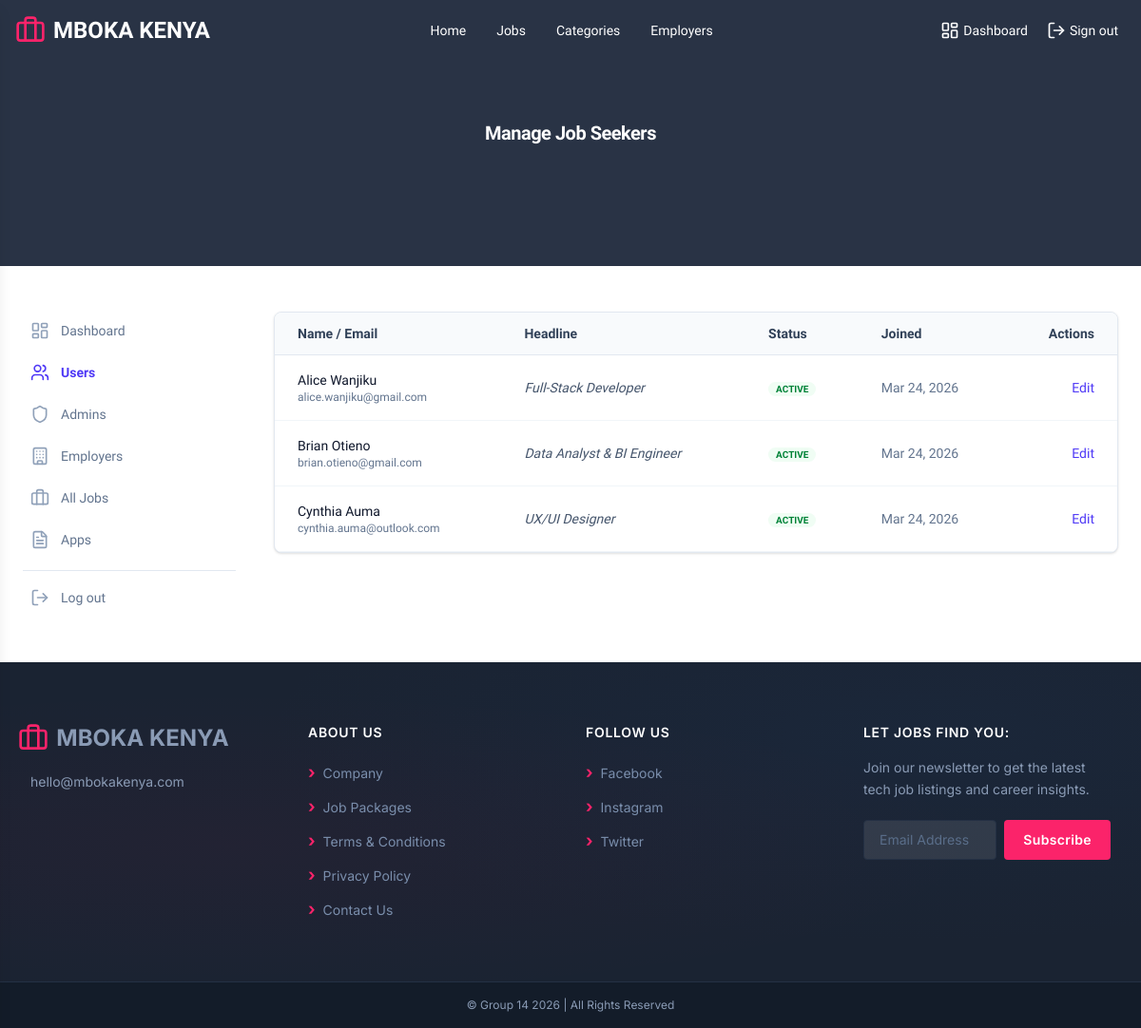
Page /admin/users (signed in) on the committed database.
### tables this page shows
CREATE TABLE job_seeker_profiles (
    profile_id  INT AUTO_INCREMENT PRIMARY KEY,
    user_id     INT UNIQUE NOT NULL,
    full_name   VARCHAR(100) NOT NULL,
    headline    VARCHAR(200),
    skills      TEXT,
    location    VARCHAR(100),
    bio         TEXT,
    resume_path VARCHAR(300),
    FOREIGN KEY (user_id) REFERENCES users(user_id) ON DELETE CASCADE
);

CREATE TABLE users (
    user_id       INT AUTO_INCREMENT PRIMARY KEY,
    email         VARCHAR(150) UNIQUE NOT NULL,
    password_hash VARCHAR(255) NOT NULL,
    role          ENUM('seeker','employer','admin') NOT NULL,
    status        ENUM('active','inactive') DEFAULT 'active',
    created_at    DATETIME DEFAULT CURRENT_TIMESTAMP
);

### views/admin/users.php (the view, shortened to what this page needs)
<?php
$db = getDB();
$stmt = $db->query("
    SELECT u.user_id, u.email, u.status, u.created_at, p.full_name, p.headline
    FROM users u
    LEFT JOIN job_seeker_profiles p ON u.user_id = p.user_id
    WHERE u.role = 'seeker'
    ORDER BY u.created_at DESC
");
$seekers = $stmt->fetchAll();
include_once __DIR__ . '/../partials/header.php';
?>
<section class="relative w-full overflow-hidden" style="height:280px;">
    <div class="absolute inset-0" style="background: #1e293b; opacity:0.95;"></div>
    <div class="absolute inset-0 flex items-center justify-center z-10">
        <h1 class="text-xl font-bold text-white tracking-tight">Manage Job Seekers</h1>
    </div>
</section>
<div class="max-w-7xl w-full mx-auto px-6 py-12 flex flex-col lg:flex-row gap-10">
    <?php include_once __DIR__ . '/../partials/sidebar.php'; ?>
    <main class="flex-1">
        <div class="bg-white rounded-lg border border-slate-200 overflow-hidden shadow-sm">
            <div class="overflow-x-auto">
                <table class="w-full text-sm text-left">
                    <thead class="bg-slate-50 border-b border-slate-200">
                        <tr>
                            <th class="px-6 py-3 font-semibold text-slate-700">Name / Email</th>
                            <th class="px-6 py-3 font-semibold text-slate-700">Headline</th>
                            <th class="px-6 py-3 font-semibold text-slate-700">Status</th>
                            <th class="px-6 py-3 font-semibold text-slate-700">Joined</th>
                            <th class="px-6 py-3 font-semibold text-slate-700 text-right">Actions</th>
                        </tr>
                    </thead>
                    <tbody>
                        <?php foreach ($seekers as $s): ?>
                            <tr class="border-b border-slate-100 hover:bg-slate-50 transition-colors">
                                <td class="px-6 py-4">
                                    <div class="font-medium text-slate-900"><?php echo htmlspecialchars($s['full_name'] ?? 'N/A'); ?></div>
                                    <div class="text-xs text-slate-500"><?php echo htmlspecialchars($s['email']); ?></div>
                                </td>
                                <td class="px-6 py-4 text-slate-600 italic"><?php echo htmlspecialchars($s['headline'] ?? '-'); ?></td>
                                <td class="px-6 py-4">
                                    <span class="px-2 py-0.5 rounded-full text-[10px] font-bold uppercase <?php echo $s['status'] === 'active' ? 'bg-green-50 text-green-700' : 'bg-red-50 text-red-700'; ?>">
                                        <?php echo $s['status']; ?>
                                    </span>
                                </td>
                                <td class="px-6 py-4 text-slate-500"><?php echo date('M d, Y', strtotime($s['created_at'])); ?></td>
                                <td class="px-6 py-4 text-right">
                                    <button class="text-indigo-600 hover:underline">Edit</button>
                                </td>
                            </tr>
                        <?php endforeach; ?>
                    </tbody>
                </table>
            </div>
        </div>
    </main>
</div>
<?php include_once __DIR__ . '/../partials/footer.php'; ?>

### index.php (shortened to what this page needs)
<?php
$routes = [
    ['GET',  '/',               'views/home.php',           null],
    ['GET',  '/dashboard',      null,                       'handleDashboardRedirect'],
    ['GET',  '/jobs',           'views/jobs.php',           null],
    ['GET',  '/categories',           'views/categories.php',           null],
    ['GET',  '/jobs/:id',       'views/job-single.php',     null],
    ['GET',  '/employers',      'views/employers.php',      null],
    ['GET',  '/post-a-job',     'views/post-a-job.php',     'requireEmployerWithProfile'],
    ['POST', '/post-a-job',     'php/functions/store-job.php', 'requireEmployerWithProfile'],
    ['GET',  '/login',          'views/login.php',          'requireGuest'],
    ['POST', '/login',          'php/function/login.php',  'requireGuest'],
    ['GET',  '/register',       'views/register.php',       'requireGuest'],
    ['POST', '/register',       'php/functions/register.php', 'requireGuest'],
    ['GET',  '/seeker/dashboard',      'views/seeker/dashboard.php',      'requireSeekerWithProfile'],
    ['GET',  '/seeker/saved-jobs',      'views/seeker/saved-jobs.php',      'requireSeekerWithProfile'],
    ['GET',  '/seeker/applications',      'views/seeker/applications.php',      'requireSeekerWithProfile'],
    ['GET',  '/seeker/profile',      'views/seeker/profile.php',      'requireSeeker'],
    ['GET',  '/employer/dashboard',      'views/employer/dashboard.php',      'requireEmployerWithProfile'],
    ['GET',  '/employer/jobs',           'views/employer/jobs.php',           'requireEmployerWithProfile'],
    ['GET',  '/employer/applications',   'views/employer/applications.php',   'requireEmployerWithProfile'],
    ['GET',  '/employer/profile',      'views/employer/profile.php',      'requireEmployer'],
    ['GET',  '/admin/dashboard',      'views/admin/dashboard.php',      'requireAdmin'],
    ['GET',  '/admin/users',          'views/admin/users.php',          'requireAdmin'],
    ['GET',  '/admin/employers',      'views/admin/employers.php',      'requireAdmin'],
    ['GET',  '/admin/jobs',           'views/admin/jobs.php',           'requireAdmin'],
    ['GET',  '/admin/applications',   'views/admin/applications.php',   'requireAdmin'],
    ['GET',  '/admin/admins',         'views/admin/admins.php',         'requireAdmin'],
    ['GET',  '/admin/profile',      'views/admin/profile.php',      'requireAuth'],
    ['GET',  '/logout',         'php/functions/logout.php', 'requireAuth'],
];
$method  = $_SERVER['REQUEST_METHOD'];
$uri     = strtok($_SERVER['REQUEST_URI'], '?');
$uri     = rtrim($uri, '/') ?: '/';
foreach ($routes as [$routeMethod, $routePath, $view, $middleware]) {
    $pattern = preg_replace('#/:([^/]+)#', '/(?P<$1>[^/]+)', $routePath);
    $pattern = '#^' . $pattern . '$#';
    if ($method !== $routeMethod || !preg_match($pattern, $uri, $matches)) {
        continue;
    }
    include_once $view;
    break;
}

### rows in the picture
job_seeker_profiles: full_name "Alice Wanjiku", user.email "alice.wanjiku@gmail.com", headline "Full-Stack Developer", user.status "ACTIVE", user.created_at "Mar 24, 2026"
job_seeker_profiles: full_name "Brian Otieno", user.email "brian.otieno@gmail.com", headline "Data Analyst & BI Engineer", user.status "ACTIVE", user.created_at "Mar 24, 2026"
job_seeker_profiles: full_name "Cynthia Auma", user.email "cynthia.auma@outlook.com", headline "UX/UI Designer", user.status "ACTIVE", user.created_at "Mar 24, 2026"

### other values in the picture
$link['label'] "Home"
$link['label'] "Jobs"
$link['label'] "Categories"
$link['label'] "Employers"
$link['text'] "Dashboard"
$link['text'] "Sign out"
$item['label'] "Dashboard"
$item['label'] "Users"
$item['label'] "Admins"
$item['label'] "Employers"
$item['label'] "All Jobs"
$item['label'] "Apps"
